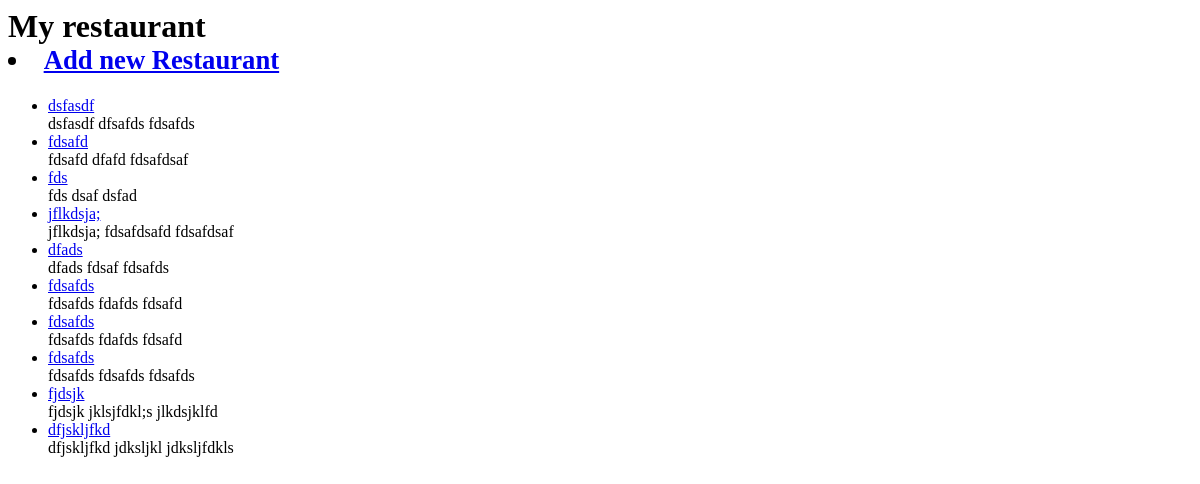
The page /restaurants/ (signed in) on the database as committed earlier.
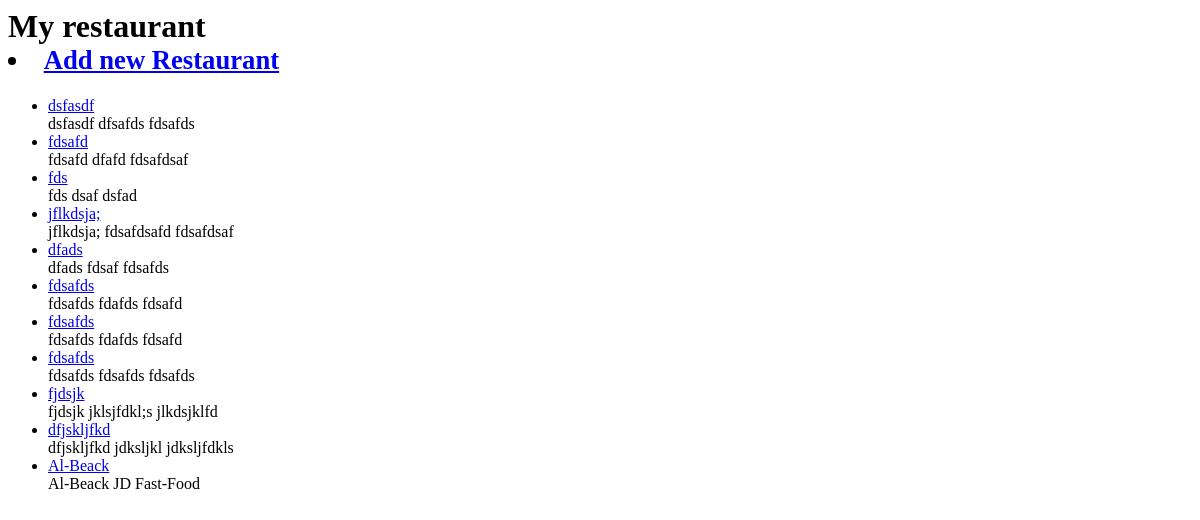
The same page on the database as committed later.
### restaurants/models.py (models this page shows, shortened)
class RestaurantsLocations(models.Model):
    owner = models.ForeignKey(USER)  # django models unleashed JOINCFE.com
    name = models.CharField(max_length=120)
    location = models.CharField(max_length=120, null=True, blank=True)
    category = models.CharField(max_length=120, null=True, blank=False)
    timestamp = models.DateTimeField(auto_now_add=True)
    updateTime = models.DateTimeField(auto_now=True)
    slug = models.SlugField(null=True, blank=True)
    def __str__(self):
        return self.name
    def get_absolute_url(self):
        return reverse('restaurants:detail', kwargs={'slug': self.slug})

### restaurants/views.py (the view)
# urls.py: url(r'$', RestaurantListView.as_view(), name='list'),
class RestaurantListView(LoginRequiredMixin, ListView):
    template_name = 'restaurants/restaurants_list.html'
    login_url = '/login/'
    def get_queryset(self):
        return RestaurantsLocations.objects.filter(owner=self.request.user)

### restaurants/templates/restaurants/restaurants_list.html
{% block content %}
<h1> My restaurant <small><li><a href="{% url 'restaurants:create' %}"> Add new Restaurant</a></li></small> </h1>
{% endblock  %}
<ul>
    {% for item in object_list %}
        <li><a href="{{item.get_absolute_url}}"> {{ item }}</a><br>
        {{ item.name }} {{ item.location }} {{ item.category }} {{ item.timestemp }}
        </li>
        {% empty %}
        <li><a href="{% url 'restaurants:create' %}"> Add new Restaurant</a></li>
    {%  endfor %}
</ul>

Rows that differ between the two databases and show on the page:
added RestaurantsLocations: name "Al-Beack", location "JD", category "Fast-Food"
